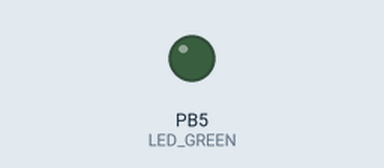
Simulated run of this program. Board: ATmega328P, built with avr-gcc and emulated at 16 MHz. Shown: output pins drawn as LEDs (lit = HIGH).

Above: at 0.17 s.
At 14.5 s:
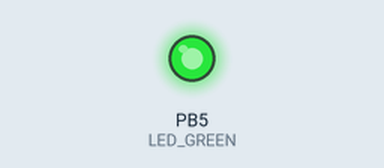
Timing chart, 0 to 17.7 s (numbered marks = the images above):
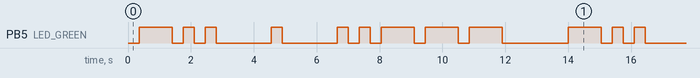

Measured:
- by itself, PB5 (LED_GREEN): repeats every 13.7 s: 2 × (LOW 0.35 s, HIGH 0.35 s), 2 × (LOW 1.8 s, HIGH 0.35 s), LOW 0.35 s, HIGH 0.35 s, 3 × (LOW 0.35 s, HIGH 1.1 s), LOW 2.1 s, HIGH 1.1 s
- by itself, everything shown: repeats every 13.7 s, in 18 steps

The program:

main.c
```c
// (licence header left out)
/* Defines -----------------------------------------------------------*/
#define LED_GREEN   PB5     // AVR pin where green LED is connected (define pøejmenovává PB5 na LED_GREEN--vìt inou na lep í pøehlednost kodu)
#define SHORT_DELAY 350      // Delay in miliseconds
#ifndef F_CPU
#define F_CPU 16000000      // CPU frequency in Hz required for delay func
#endif

/* Includes ----------------------------------------------------------*/
#include <util/delay.h>     // Functions for busy-wait delay loops (#include pøidává knihovny)
#include <avr/io.h>         // AVR device-specific IO definitions

/* Variables ---------------------------------------------------------*/

/* Function prototypes -----------------------------------------------*/

/* Functions ---------------------------------------------------------*/
/**
 * Toggle one LED and use the function from the delay library.
 */
int main(void)
{
    // Set pin as output in Data Direction Register
    // DDRB = DDRB or 0010 0000 (DDRB = data direction register -- udává jestli bude vstupní nebo výstupní) (ledka PB5 bude v registru B proto ddrB a pin 5 -- výstupní pin má 1 a vstupní má 0)
    DDRB = DDRB | (1<<LED_GREEN); // (veznem DDBR v aktuálním stavu a | je funkce OR ) (<< je binární posunutí doleva TZN  e 1 je v 8bit 00000001 a pøi posunutí o 5 pozic(PB5) to vypadá 00100000) (poté pøi fci OR mezi 00000000 a 00100000 nám zmìní hodnotu 5. pinu na 1 (tzn výstup))
    // Set pin LOW in Data Register (LED off) (kod aby ledka nesvítila na zaèátku)
    // PORTB = PORTB and 1101 1111
    PORTB = PORTB & ~(1<<PB5); //(& je logický souèin a ~ je negace)
    // Infinite loop
    while (1)
    {
        // Pause several miliseconds
        _delay_ms(SHORT_DELAY);

        // Invert LED in Data Register (kdy  chceme ledkou blikat)
        // PORTB = PORTB xor 0010 0000
        PORTB = PORTB ^ (1<<LED_GREEN); // (^ je fce XOR)
		_delay_ms(SHORT_DELAY*3);
		PORTB = PORTB ^ (1<<LED_GREEN);
		_delay_ms(SHORT_DELAY);
		PORTB = PORTB ^ (1<<LED_GREEN);
		_delay_ms(SHORT_DELAY);
		PORTB = PORTB ^ (1<<LED_GREEN);
		_delay_ms(SHORT_DELAY);
		PORTB = PORTB ^ (1<<LED_GREEN);
		_delay_ms(SHORT_DELAY);
		PORTB = PORTB ^ (1<<LED_GREEN);
		_delay_ms(SHORT_DELAY*5); // D

		PORTB = PORTB ^ (1<<LED_GREEN);
		_delay_ms(SHORT_DELAY);
		PORTB = PORTB ^ (1<<LED_GREEN);
		_delay_ms(SHORT_DELAY*5); // E

		PORTB = PORTB ^ (1<<LED_GREEN);
		_delay_ms(SHORT_DELAY);
		PORTB = PORTB ^ (1<<LED_GREEN);
		_delay_ms(SHORT_DELAY);
		PORTB = PORTB ^ (1<<LED_GREEN);
		_delay_ms(SHORT_DELAY);
		PORTB = PORTB ^ (1<<LED_GREEN);
		_delay_ms(SHORT_DELAY);
		PORTB = PORTB ^ (1<<LED_GREEN);
		_delay_ms(SHORT_DELAY*3);
		PORTB = PORTB ^ (1<<LED_GREEN);
		_delay_ms(SHORT_DELAY);
		PORTB = PORTB ^ (1<<LED_GREEN);
		_delay_ms(SHORT_DELAY*3);
		PORTB = PORTB ^ (1<<LED_GREEN);
		_delay_ms(SHORT_DELAY);
		PORTB = PORTB ^ (1<<LED_GREEN);
		_delay_ms(SHORT_DELAY*3);
		PORTB = PORTB ^ (1<<LED_GREEN);
		_delay_ms(SHORT_DELAY*5);
    }

    // Will never reach this
    return 0;
}

/* Interrupt routines ------------------------------------------------*/
```
